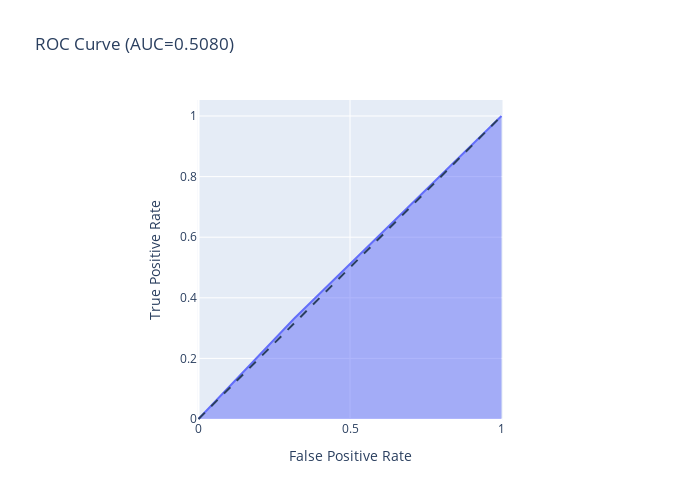
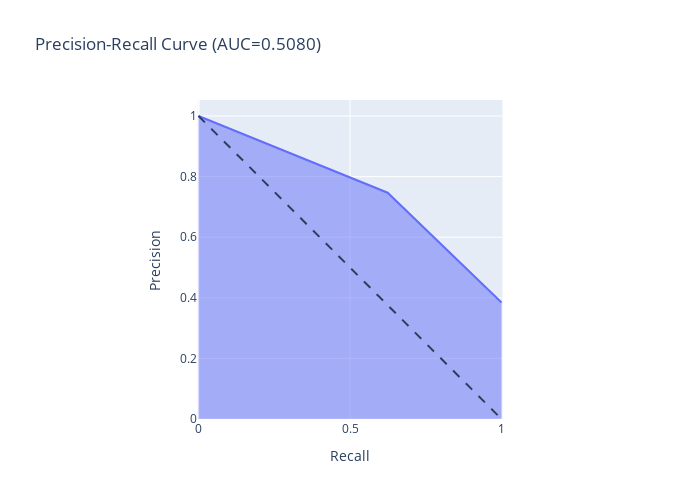

Notebook code cell kept with these figures, in order:
### Markdown cell above
# Model Evaluation

### Code cell
target_names = ['Happy', 'Sad']
model_eval = classification_report(y_train, y_pred ,target_names=target_names)
print(model_eval)
cf = confusion_matrix(y_train, y_pred)
Accuracy = accuracy_score(y_train, y_pred)
sns.heatmap(cf,cmap='Blues',annot=True,fmt='g')
cf_flat = cf.flatten()
TN = cf_flat[0]
FP = cf_flat[1]
FN = cf_flat[2]
TP = cf_flat[3]
recall = TP/(TP+FN)
precision =TP/(TP+FP)

specificity = TN/(TN+FP)
print('Specificity = ',specificity)
print('Accuracy = ',Accuracy)

from sklearn.metrics import plot_precision_recall_curve
from sklearn.metrics import roc_curve, auc
import plotly.express as px
fpr, tpr, thresholds = roc_curve(y_train,y_pred)

fig = px.area(
    x=fpr, y=tpr,
    title=f'ROC Curve (AUC={auc(fpr, tpr):.4f})',
    labels=dict(x='False Positive Rate', y='True Positive Rate'),
    width=700, height=500
)
fig.add_shape(
    type='line', line=dict(dash='dash'),
    x0=0, x1=1, y0=0, y1=1
)

fig.update_yaxes(scaleanchor="x", scaleratio=1)
fig.update_xaxes(constrain='domain')
fig.show()

import plotly.express as px
from sklearn.linear_model import LogisticRegression
from sklearn.metrics import precision_recall_curve, auc
from sklearn.datasets import make_classification


precision, recall, thresholds = precision_recall_curve(y_test, y_pred)

fig = px.area(
    x=recall, y=precision,
    title=f'Precision-Recall Curve (AUC={auc(fpr, tpr):.4f})',
    labels=dict(x='Recall', y='Precision'),
    width=700, height=500
)
fig.add_shape(
    type='line', line=dict(dash='dash'),
    x0=0, x1=1, y0=1, y1=0
)
fig.update_yaxes(scaleanchor="x", scaleratio=1)
fig.update_xaxes(constrain='domain')

fig.show()

### Figure 1 — Plotly figure (JSON) as saved in the notebook; plotly's stock layout.template omitted (floating-point values rounded to 4 significant figures)
{"data": [{"fillpattern": {"shape": ""}, "hovertemplate": "False Positive Rate=%{x}<br>True Positive Rate=%{y}<extra></extra>", "legendgroup": "", "line": {"color": "#636efa"}, "marker": {"symbol": "circle"}, "mode": "lines", "name": "", "orientation": "v", "showlegend": false, "stackgroup": "1", "type": "scatter", "x": [0, 0.3151, 1], "xaxis": "x", "y": [0, 0.331, 1], "yaxis": "y"}], "layout": {"height": 500, "legend": {"tracegroupgap": 0}, "shapes": [{"line": {"dash": "dash"}, "type": "line", "x0": 0, "x1": 1, "y0": 0, "y1": 1}], "title": {"text": "ROC Curve (AUC=0.5080)"}, "width": 700, "xaxis": {"anchor": "y", "constrain": "domain", "domain": [0, 1], "title": {"text": "False Positive Rate"}}, "yaxis": {"anchor": "x", "domain": [0, 1], "scaleanchor": "x", "scaleratio": 1, "title": {"text": "True Positive Rate"}}}}

### Figure 2 — Plotly figure (JSON) as saved in the notebook; plotly's stock layout.template omitted (floating-point values rounded to 4 significant figures)
{"data": [{"fillpattern": {"shape": ""}, "hovertemplate": "Recall=%{x}<br>Precision=%{y}<extra></extra>", "legendgroup": "", "line": {"color": "#636efa"}, "marker": {"symbol": "circle"}, "mode": "lines", "name": "", "orientation": "v", "showlegend": false, "stackgroup": "1", "type": "scatter", "x": [1, 0.6242, 0], "xaxis": "x", "y": [0.3843, 0.7468, 1], "yaxis": "y"}], "layout": {"height": 500, "legend": {"tracegroupgap": 0}, "shapes": [{"line": {"dash": "dash"}, "type": "line", "x0": 0, "x1": 1, "y0": 1, "y1": 0}], "title": {"text": "Precision-Recall Curve (AUC=0.5080)"}, "width": 700, "xaxis": {"anchor": "y", "constrain": "domain", "domain": [0, 1], "title": {"text": "Recall"}}, "yaxis": {"anchor": "x", "domain": [0, 1], "scaleanchor": "x", "scaleratio": 1, "title": {"text": "Precision"}}}}
